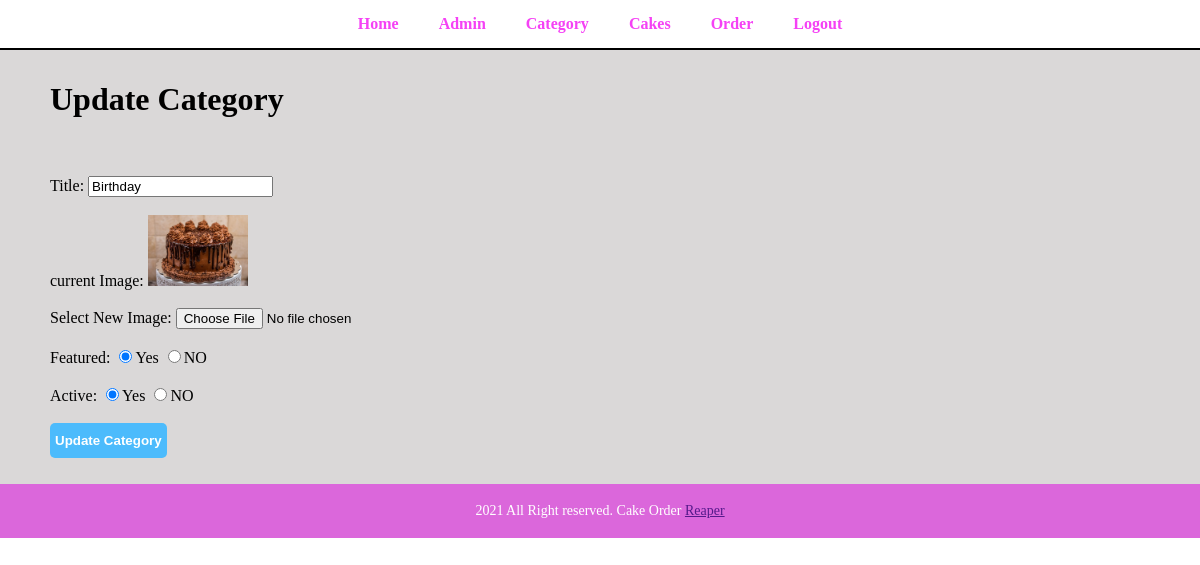
Screenshot of /admin/category-update.php?id=48 (signed in) with the database file from the repository.
### tables this page shows
CREATE TABLE `category` (
  `id` int(11) NOT NULL,
  `title` varchar(100) NOT NULL,
  `image_name` varchar(100) NOT NULL,
  `featured` varchar(10) NOT NULL,
  `active` varchar(10) NOT NULL
);

### admin/category-update.php (the view, shortened to what this page needs)
<?php include("./partials/menu.php") ?>
<?php
if(isset($_GET['id']))
{
    $id = $_GET['id'];
    $sql = "SELECT * FROM category WHERE id=$id";
    $res = mysqli_query($con,$sql);
    $count = mysqli_num_rows($res);
    if($count == 1)
    {
     $rows = mysqli_fetch_assoc($res);
     $title = $rows['title'];
     $current_image = $rows['image_name'];
     $featured = $rows["featured"];
     $active = $rows['active'];
    }
    else
    {
        $_SESSION['category-not-found'] = "Category Not Found";
        header("location:".SITEURL.'admin/category.php');
    }
}
else
{
    header("loacation:".SITEURL.'admin/category.php');
}
?>
<div class="main-content">
    <h1>Update Category</h1>
    <br><br>
    <div id="">
    <form action="" method="POST" enctype="multipart/form-data">
        <span>Title:</span>
        <input type="text" name="title" placeholder="Enter category title" value="<?php echo $title ?>"><br><br>
        <span>current Image:</span>
        <?php
            if($current_image != "")
            {
                ?>
                <img src="<?php echo SITEURL;?>images/category/<?php echo $current_image;?>" width="100px"><br><br>
                <?php
            }
            else
            {
                echo "<div style = 'color:red;'>Image not available</div>";
            }
        ?>
        <span>Select New Image:</span>
        <input type="file" name="image"><br><br>
        <span>Featured:</span>
        <span><input <?php if($featured == "Yes"){echo "checked";} ?> type="radio" name="featured" value="Yes">Yes</span>
        <span><input <?php if($featured == "No"){echo "checked";} ?> type="radio" name="featured" value="No">NO</span> <br><br>
        <span>Active:</span>
        <span><input <?php if($active == "Yes"){echo "checked";} ?> type="radio" name="active" value="Yes">Yes</span>
        <span><input <?php if($active == "No"){echo "checked";} ?> type="radio" name="active" value="No">NO </span><br><br>
        <input type="submit" name="submit" value="Update Category" class="Abtn">
    </form>
    </div>
</div>
<?php include("./partials/footer.php") ?>

### css/admin.css (style rules this page uses)
body { padding: 0; margin: 0; }
.main-content { background-color: rgb(218, 216, 216); padding: 10px 50px; overflow: hidden; }
.Abtn { padding: 10px 5px; font-weight: bold; background-color: rgb(76, 187, 252); border-radius: 5px; border: 0px; color: rgb(255, 255, 255); }

### rows the page displays
category: title "Birthday", image_name (picture), featured "☑", active "☑"
